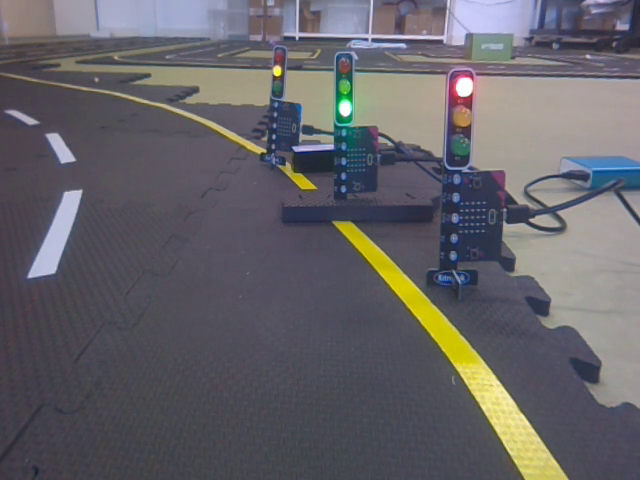
#> input picture frame 47 of SEAME/assets/trafficLights.mp4, 640 x 480 px, given in place of video.mp4, which was not available
$ python extract_frames.py
#> lines starting #> are read from the running program, lines starting #| are printed output that depends on the picture
import cv2
import os
import numpy as np
from skimage.metrics import structural_similarity as ssim

def extract_unique_frames(video_path, output_folder, similarity_threshold=0.80, skip_frames=1):
    """
    Extract only frames that are significantly different from previously saved frames

    Args:
        video_path: Path to the video file
        output_folder: Path to the output folder
        similarity_threshold: Threshold for frame similarity (0-1)
            Higher values = more similar, fewer frames saved
            Lower values = less similar, more frames saved
        skip_frames: Process only every Nth frame for efficiency (default: 1 = check every frame)
    """
#> called with video_path = 'assets/video.mp4', output_folder = 'frames', similarity_threshold = 1, skip_frames = 5
    # Create output folder if it doesn't exist
    if not os.path.exists(output_folder):
        os.makedirs(output_folder)
        print(f"Created output folder: {output_folder}")

    # Open the video file
    cap = cv2.VideoCapture(video_path)
    if not cap.isOpened():
        print(f"Error: Could not open video file {video_path}")
        return

    # Get video properties
    fps = cap.get(cv2.CAP_PROP_FPS)
    frame_count = int(cap.get(cv2.CAP_PROP_FRAME_COUNT))
    duration = frame_count / fps

    print(f"Video info: {frame_count} frames, {fps:.2f} FPS, duration: {duration:.2f} seconds")
    print(f"Settings: similarity threshold = {similarity_threshold}, skip frames = {skip_frames}")

    # Initialize variables
    frame_number = 0
    saved_count = 8000
    prev_frame_gray = None
    last_saved_frame_gray = None

    while True:
        ret, frame = cap.read()
#> frame is the input picture: shape (480, 640, 3); mean B, G, R 104.1, 99.3, 101.1
        if not ret:
            break

        # Skip frames for efficiency (check only every Nth frame)
        if skip_frames > 1 and frame_number % skip_frames != 0:
            frame_number += 1
            continue

        # Convert to grayscale for comparison
        frame_gray = cv2.cvtColor(frame, cv2.COLOR_BGR2GRAY)
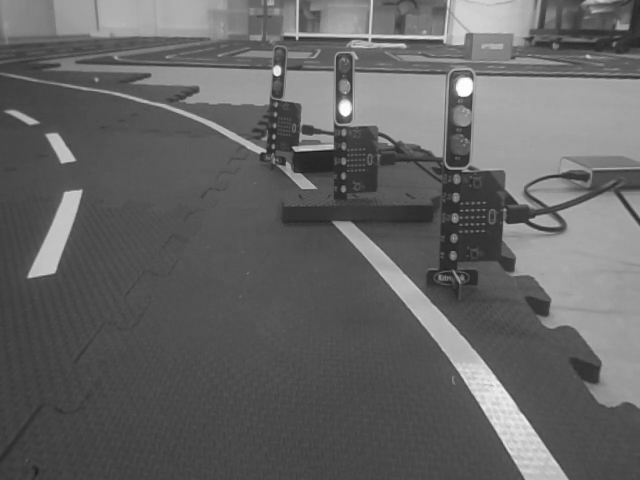
#> frame_gray: shape (480, 640); min 24, max 255, mean 100.3

        # First frame is always saved
        if last_saved_frame_gray is None:
            frame_filename = os.path.join(output_folder, f"frame_{saved_count:05d}.jpg")
            cv2.imwrite(frame_filename, frame)
            saved_count += 1
            last_saved_frame_gray = frame_gray
            print(f"Saved frame 0 (first frame)")
        else:
            # Compare with the last saved frame
            score, _ = ssim(last_saved_frame_gray, frame_gray, full=True)

            # If frames are different enough, save the current frame
            if score < similarity_threshold:
                frame_filename = os.path.join(output_folder, f"frame_{saved_count:05d}.jpg")
                cv2.imwrite(frame_filename, frame)
                saved_count += 1
                last_saved_frame_gray = frame_gray

                # Print progress
                print(f"Saved frame {saved_count-1} (original #{frame_number}, similarity: {score:.4f})")

        frame_number += 1

        # Optional: show progress
        if frame_number % 100 == 0:
            print(f"Processed {frame_number} frames, saved {saved_count} unique frames...")

    cap.release()
    print(f"Finished! Extracted {saved_count} unique frames from {frame_count} total frames")
    print(f"Achieved {saved_count/frame_count*100:.2f}% compression ratio")

if __name__ == "__main__":
    video_path = "assets/video.mp4"
    output_folder = "frames"

    extract_unique_frames(
        video_path,
        output_folder,
        similarity_threshold=1,  # Lowered from 0.95 to 0.80 for much more distinct frames
        skip_frames=5             # Check every 5th frame for efficiency
    )


$ run again, starting later in the video
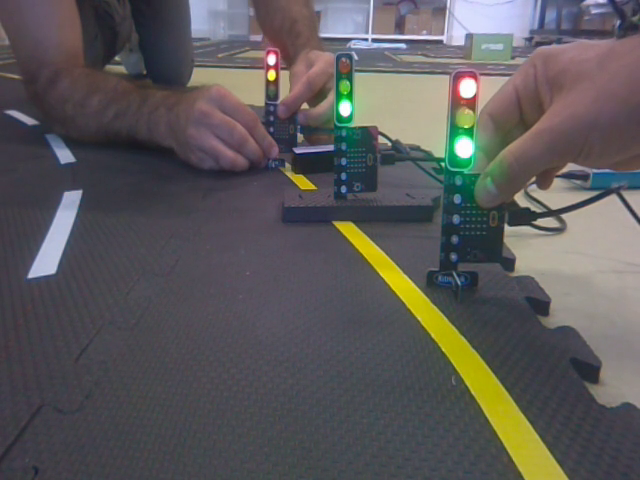
#> input picture frame 213 of SEAME/assets/trafficLights.mp4, 640 x 480 px, given in place of video.mp4, which was not available
#> in extract_unique_frames, frame is the input picture: shape (480, 640, 3); mean B, G, R 89.8, 89.5, 91.9
#> in extract_unique_frames, `frame_gray = cv2.cvtColor(frame, cv2.COLOR_BGR2GRAY)`:
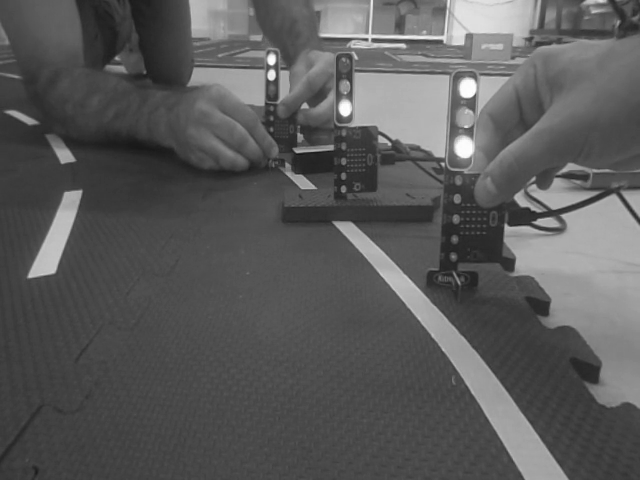
#> frame_gray: shape (480, 640); min 22, max 255, mean 90.2

$ run again, starting later in the video
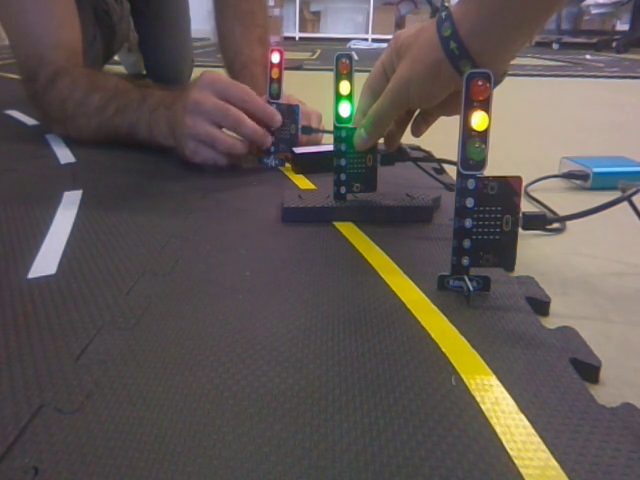
#> input picture frame 380 of SEAME/assets/trafficLights.mp4, 640 x 480 px, given in place of video.mp4, which was not available
#> in extract_unique_frames, frame is the input picture: shape (480, 640, 3); mean B, G, R 83.4, 86.8, 95
#> in extract_unique_frames, `frame_gray = cv2.cvtColor(frame, cv2.COLOR_BGR2GRAY)`:
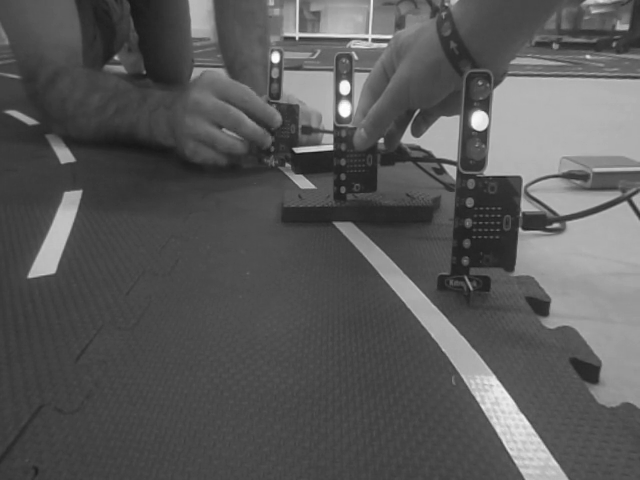
#> frame_gray: shape (480, 640); min 23, max 255, mean 88.8
